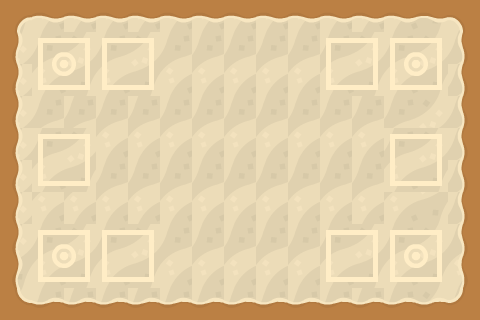

The image is a tile-based game level rendered from a .tmx file. Its description and complete source (layers, tilesets, objects, tile grids) follow:
An orthogonal 15x10 tile map with 32x32 px tiles, 1 tile layer (Capa de Patrones 1).

<map version="1.0" tiledversion="1.0.3" orientation="orthogonal" renderorder="right-down" width="15" height="10" tilewidth="32" tileheight="32" nextobjectid="1">
 <tileset firstgid="1" source="Fondo3.tsx" />
 <layer name="Capa de Patrones 1" width="15" height="10">
  <data encoding="csv">
58,59,59,59,59,59,59,59,59,59,59,59,59,60,61,
104,413,414,407,408,105,105,105,105,105,407,408,413,414,107,
104,459,460,453,454,151,151,151,151,151,453,454,459,460,107,
104,105,105,105,105,105,105,105,105,105,105,105,105,106,107,
104,407,408,151,151,151,151,151,151,151,151,151,407,408,107,
104,453,454,105,105,105,105,105,105,105,105,105,453,454,107,
104,151,151,151,151,151,151,151,151,151,151,151,151,152,107,
104,413,414,407,408,105,105,105,105,105,407,408,413,414,107,
150,459,460,453,454,151,151,151,151,151,453,454,459,460,153,
196,197,197,197,197,197,197,197,197,197,197,197,197,198,199
</data>
 </layer>
</map>
